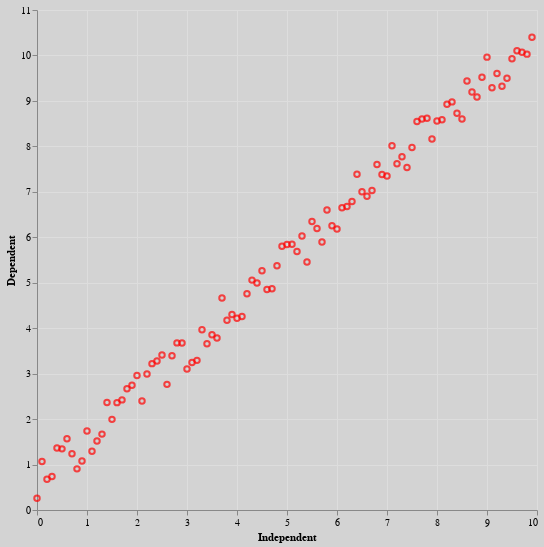

The notebook cell saved with this chart:
### Markdown cell above
Parametrom background možemo postaviti željenu boju podloge grafika.

### Code cell
df |> @vlplot(
    background = "lightgray",
    mark = {:point, color="red"},
    x = :Independent,
    y = :Dependent,
    width = 500,
    height = 500
)

### Figure 1 — Vega-Lite specification as saved in the notebook (floating-point values rounded to 4 significant figures)
{"background": "lightgray", "data": {"values": [{"Dependent": 0.2585, "Grade": 2, "Group": "Yes", "Independent": 0, "Scale": 13}, {"Dependent": 1.069, "Grade": 1, "Group": "No", "Independent": 0.1, "Scale": 11}, {"Dependent": 0.6742, "Grade": 2, "Group": "Yes", "Independent": 0.2, "Scale": 19}, {"Dependent": 0.7345, "Grade": 2, "Group": "Yes", "Independent": 0.3, "Scale": 14}, {"Dependent": 1.366, "Grade": 2, "Group": "Yes", "Independent": 0.4, "Scale": 13}, {"Dependent": 1.345, "Grade": 1, "Group": "No", "Independent": 0.5, "Scale": 20}, {"Dependent": 1.566, "Grade": 1, "Group": "No", "Independent": 0.6, "Scale": 11}, {"Dependent": 1.237, "Grade": 1, "Group": "No", "Independent": 0.7, "Scale": 15}, {"Dependent": 0.9048, "Grade": 3, "Group": "Yes", "Independent": 0.8, "Scale": 20}, {"Dependent": 1.077, "Grade": 2, "Group": "Yes", "Independent": 0.9, "Scale": 11}, {"Dependent": 1.74, "Grade": 1, "Group": "Yes", "Independent": 1, "Scale": 15}, {"Dependent": 1.292, "Grade": 3, "Group": "Yes", "Independent": 1.1, "Scale": 13}, {"Dependent": 1.518, "Grade": 2, "Group": "No", "Independent": 1.2, "Scale": 12}, {"Dependent": 1.669, "Grade": 1, "Group": "Yes", "Independent": 1.3, "Scale": 14}, {"Dependent": 2.365, "Grade": 3, "Group": "Yes", "Independent": 1.4, "Scale": 12}, {"Dependent": 1.994, "Grade": 3, "Group": "Yes", "Independent": 1.5, "Scale": 12}, {"Dependent": 2.362, "Grade": 1, "Group": "No", "Independent": 1.6, "Scale": 12}, {"Dependent": 2.423, "Grade": 1, "Group": "No", "Independent": 1.7, "Scale": 12}, {"Dependent": 2.67, "Grade": 3, "Group": "No", "Independent": 1.8, "Scale": 16}, {"Dependent": 2.746, "Grade": 1, "Group": "No", "Independent": 1.9, "Scale": 13}, {"Dependent": 2.96, "Grade": 2, "Group": "No", "Independent": 2, "Scale": 17}, {"Dependent": 2.399, "Grade": 2, "Group": "Yes", "Independent": 2.1, "Scale": 11}, {"Dependent": 2.992, "Grade": 3, "Group": "No", "Independent": 2.2, "Scale": 12}, {"Dependent": 3.22, "Grade": 3, "Group": "No", "Independent": 2.3, "Scale": 20}, {"Dependent": 3.279, "Grade": 1, "Group": "No", "Independent": 2.4, "Scale": 13}, {"Dependent": 3.408, "Grade": 1, "Group": "No", "Independent": 2.5, "Scale": 13}, {"Dependent": 2.764, "Grade": 1, "Group": "No", "Independent": 2.6, "Scale": 12}, {"Dependent": 3.394, "Grade": 1, "Group": "Yes", "Independent": 2.7, "Scale": 17}, {"Dependent": 3.677, "Grade": 1, "Group": "No", "Independent": 2.8, "Scale": 15}, {"Dependent": 3.674, "Grade": 3, "Group": "No", "Independent": 2.9, "Scale": 19}, {"Dependent": 3.101, "Grade": 1, "Group": "No", "Independent": 3, "Scale": 15}, {"Dependent": 3.246, "Grade": 2, "Group": "Yes", "Independent": 3.1, "Scale": 18}, {"Dependent": 3.292, "Grade": 3, "Group": "Yes", "Independent": 3.2, "Scale": 11}, {"Dependent": 3.965, "Grade": 2, "Group": "No", "Independent": 3.3, "Scale": 20}, {"Dependent": 3.66, "Grade": 3, "Group": "No", "Independent": 3.4, "Scale": 16}, {"Dependent": 3.856, "Grade": 3, "Group": "No", "Independent": 3.5, "Scale": 12}, {"Dependent": 3.785, "Grade": 1, "Group": "Yes", "Independent": 3.6, "Scale": 11}, {"Dependent": 4.663, "Grade": 3, "Group": "No", "Independent": 3.7, "Scale": 17}, {"Dependent": 4.176, "Grade": 2, "Group": "No", "Independent": 3.8, "Scale": 13}, {"Dependent": 4.302, "Grade": 1, "Group": "Yes", "Independent": 3.9, "Scale": 16}, {"Dependent": 4.216, "Grade": 3, "Group": "Yes", "Independent": 4, "Scale": 15}, {"Dependent": 4.259, "Grade": 3, "Group": "Yes", "Independent": 4.1, "Scale": 20}, {"Dependent": 4.758, "Grade": 3, "Group": "Yes", "Independent": 4.2, "Scale": 20}, {"Dependent": 5.057, "Grade": 3, "Group": "No", "Independent": 4.3, "Scale": 10}, {"Dependent": 4.992, "Grade": 2, "Group": "No", "Independent": 4.4, "Scale": 17}, {"Dependent": 5.266, "Grade": 2, "Group": "Yes", "Independent": 4.5, "Scale": 19}, {"Dependent": 4.85, "Grade": 2, "Group": "Yes", "Independent": 4.6, "Scale": 18}, {"Dependent": 4.868, "Grade": 1, "Group": "No", "Independent": 4.7, "Scale": 13}, {"Dependent": 5.372, "Grade": 2, "Group": "Yes", "Independent": 4.8, "Scale": 17}, {"Dependent": 5.801, "Grade": 3, "Group": "No", "Independent": 4.9, "Scale": 14}, {"Dependent": 5.843, "Grade": 3, "Group": "No", "Independent": 5, "Scale": 11}, {"Dependent": 5.846, "Grade": 3, "Group": "Yes", "Independent": 5.1, "Scale": 15}, {"Dependent": 5.685, "Grade": 3, "Group": "Yes", "Independent": 5.2, "Scale": 18}, {"Dependent": 6.028, "Grade": 2, "Group": "Yes", "Independent": 5.3, "Scale": 19}, {"Dependent": 5.457, "Grade": 1, "Group": "No", "Independent": 5.4, "Scale": 14}, {"Dependent": 6.348, "Grade": 2, "Group": "No", "Independent": 5.5, "Scale": 12}, {"Dependent": 6.192, "Grade": 2, "Group": "Yes", "Independent": 5.6, "Scale": 12}, {"Dependent": 5.896, "Grade": 1, "Group": "No", "Independent": 5.7, "Scale": 11}, {"Dependent": 6.599, "Grade": 2, "Group": "No", "Independent": 5.8, "Scale": 17}, {"Dependent": 6.254, "Grade": 3, "Group": "Yes", "Independent": 5.9, "Scale": 19}, {"Dependent": 6.18, "Grade": 2, "Group": "Yes", "Independent": 6, "Scale": 19}, {"Dependent": 6.649, "Grade": 1, "Group": "No", "Independent": 6.1, "Scale": 10}, {"Dependent": 6.679, "Grade": 3, "Group": "Yes", "Independent": 6.2, "Scale": 16}, {"Dependent": 6.785, "Grade": 3, "Group": "Yes", "Independent": 6.3, "Scale": 12}, {"Dependent": 7.385, "Grade": 3, "Group": "Yes", "Independent": 6.4, "Scale": 17}, {"Dependent": 6.999, "Grade": 2, "Group": "Yes", "Independent": 6.5, "Scale": 10}, {"Dependent": 6.903, "Grade": 1, "Group": "No", "Independent": 6.6, "Scale": 11}, {"Dependent": 7.028, "Grade": 1, "Group": "No", "Independent": 6.7, "Scale": 17}, {"Dependent": 7.603, "Grade": 2, "Group": "Yes", "Independent": 6.8, "Scale": 13}, {"Dependent": 7.379, "Grade": 1, "Group": "No", "Independent": 6.9, "Scale": 13}, {"Dependent": 7.346, "Grade": 3, "Group": "Yes", "Independent": 7, "Scale": 16}, {"Dependent": 8.015, "Grade": 1, "Group": "Yes", "Independent": 7.1, "Scale": 20}, {"Dependent": 7.616, "Grade": 2, "Group": "Yes", "Independent": 7.2, "Scale": 18}, {"Dependent": 7.771, "Grade": 3, "Group": "No", "Independent": 7.3, "Scale": 15}, {"Dependent": 7.534, "Grade": 2, "Group": "Yes", "Independent": 7.4, "Scale": 10}, {"Dependent": 7.974, "Grade": 1, "Group": "No", "Independent": 7.5, "Scale": 19}, {"Dependent": 8.549, "Grade": 3, "Group": "Yes", "Independent": 7.6, "Scale": 17}, {"Dependent": 8.603, "Grade": 1, "Group": "Yes", "Independent": 7.7, "Scale": 16}, {"Dependent": 8.616, "Grade": 1, "Group": "No", "Independent": 7.8, "Scale": 13}, {"Dependent": 8.162, "Grade": 3, "Group": "Yes", "Independent": 7.9, "Scale": 14}, {"Dependent": 8.559, "Grade": 1, "Group": "Yes", "Independent": 8, "Scale": 11}, {"Dependent": 8.583, "Grade": 3, "Group": "Yes", "Independent": 8.1, "Scale": 17}, {"Dependent": 8.924, "Grade": 3, "Group": "Yes", "Independent": 8.2, "Scale": 13}, {"Dependent": 8.979, "Grade": 3, "Group": "No", "Independent": 8.3, "Scale": 10}, {"Dependent": 8.73, "Grade": 3, "Group": "Yes", "Independent": 8.4, "Scale": 18}, {"Dependent": 8.603, "Grade": 3, "Group": "No", "Independent": 8.5, "Scale": 17}, {"Dependent": 9.44, "Grade": 2, "Group": "Yes", "Independent": 8.6, "Scale": 16}, {"Dependent": 9.195, "Grade": 1, "Group": "Yes", "Independent": 8.7, "Scale": 20}, {"Dependent": 9.085, "Grade": 2, "Group": "No", "Independent": 8.8, "Scale": 15}, {"Dependent": 9.521, "Grade": 3, "Group": "Yes", "Independent": 8.9, "Scale": 17}, {"Dependent": 9.963, "Grade": 1, "Group": "No", "Independent": 9, "Scale": 16}, {"Dependent": 9.29, "Grade": 2, "Group": "Yes", "Independent": 9.1, "Scale": 14}, {"Dependent": 9.604, "Grade": 1, "Group": "Yes", "Independent": 9.2, "Scale": 16}, {"Dependent": 9.324, "Grade": 1, "Group": "Yes", "Independent": 9.3, "Scale": 20}, {"Dependent": 9.5, "Grade": 1, "Group": "No", "Independent": 9.4, "Scale": 11}, {"Dependent": 9.925, "Grade": 3, "Group": "Yes", "Independent": 9.5, "Scale": 14}, {"Dependent": 10.1, "Grade": 2, "Group": "Yes", "Independent": 9.6, "Scale": 13}, {"Dependent": 10.07, "Grade": 1, "Group": "Yes", "Independent": 9.7, "Scale": 16}, {"Dependent": 10.03, "Grade": 2, "Group": "No", "Independent": 9.8, "Scale": 10}, {"Dependent": 10.4, "Grade": 1, "Group": "No", "Independent": 9.9, "Scale": 15}]}, "encoding": {"x": {"field": "Independent", "type": "quantitative"}, "y": {"field": "Dependent", "type": "quantitative"}}, "height": 500, "mark": {"color": "red", "type": "point"}, "width": 500}
